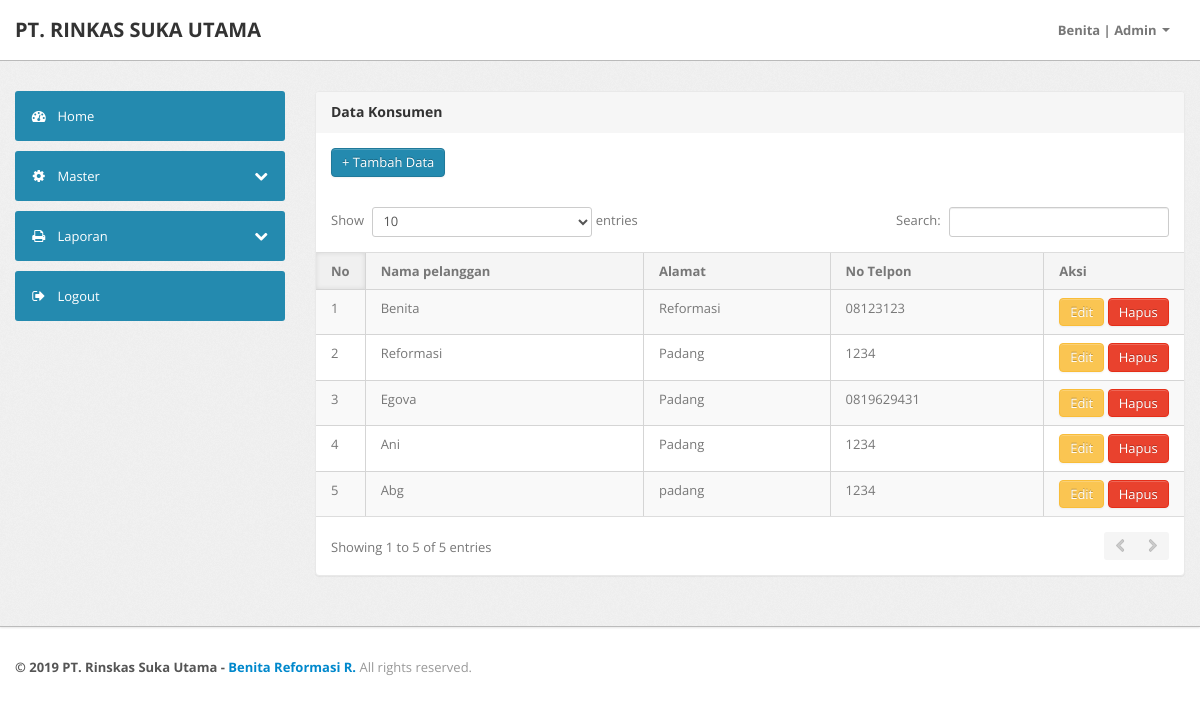
Screenshot of /index.php?page=data_pelanggan (signed in) with the database file from the repository.
### tables this page shows
CREATE TABLE `tb_pelanggan` (
  `pelanggan_id` int(11) NOT NULL AUTO_INCREMENT,
  `pelanggan_nama` varchar(50) NOT NULL,
  `pelanggan_alamat` varchar(50) NOT NULL,
  `pelanggan_tlp` varchar(50) NOT NULL,
  PRIMARY KEY (`pelanggan_id`)
);

### koneksi.php (called while the page is built, shortened)
<?php
$no   = 1;

### data_pelanggan.php (the view, shortened to what this page needs)
<div class="span9">
    <div class="content">
        <div class="module">
            <div class="module-head">
                <h3>
                    Data Konsumen</h3>
            </div>
            <div class="module-body">
                <a class="collapsed btn btn-primary" data-toggle="collapse" href="#Tambah">+ Tambah Data</a>
            </div>
            <div class="module-body table">
                <div id="Tambah" class="collapse unstyled">
                    <form method="post" action="" class="form-horizontal row-fluid">
                    </form>
                </div>
                <table cellpadding="0" cellspacing="0" border="0" class="datatable-1 table table-bordered table-striped display" width="100%">
                    <thead>
                        <tr>
                            <th width="10">
                                No
                            </th>
                            <th>
                                Nama pelanggan
                            </th>
                            <th>
                                Alamat
                            </th>
                            <th>
                                No Telpon
                            </th>
                            <th width="110">
                                Aksi
                            </th>
                        </tr>
                    </thead>
                    <tbody>
                        <?php
                        $ambil = $koneksi->query("SELECT * FROM tb_pelanggan");
                        while ($pecah = $ambil->fetch_object()) {
                            ?>
                            <tr class="odd gradeX">
                                <td>
                                    <?php echo $no++ ?>
                                </td>
                                <td>
                                    <?php echo $pecah->pelanggan_nama ?>
                                </td>
                                <td>
                                    <?php echo $pecah->pelanggan_alamat ?>
                                </td>
                                <td>
                                    <?php echo $pecah->pelanggan_tlp ?>
                                </td>
                                <td>
                                    <a href="index.php?page=aksi_pelanggan/pelanggan_edit&id=<?php echo $pecah->pelanggan_id ?>" class="btn btn-warning">Edit</a>
                                    <a href="index.php?page=aksi_pelanggan/pelanggan_hapus&id=<?php echo $pecah->pelanggan_id ?>" class="btn btn-danger">Hapus</a>
                                </td>
                            </tr>
                        <?php } ?>
                    </tbody>
                </table>
            </div>
        </div>
    </div>
</div>

### rows the page displays
tb_pelanggan: pelanggan_nama "Benita", pelanggan_alamat "Reformasi", pelanggan_tlp "08123123"
tb_pelanggan: pelanggan_nama "Reformasi", pelanggan_alamat "Padang", pelanggan_tlp "1234"
tb_pelanggan: pelanggan_nama "Egova", pelanggan_alamat "Padang", pelanggan_tlp "0819629431"
tb_pelanggan: pelanggan_nama "Ani", pelanggan_alamat "Padang", pelanggan_tlp "1234"
tb_pelanggan: pelanggan_nama "Abg", pelanggan_alamat "padang", pelanggan_tlp "1234"

### other values shown
$_SESSION['pengguna'] "Benita"
$_SESSION['pengguna_level'] "Admin"
